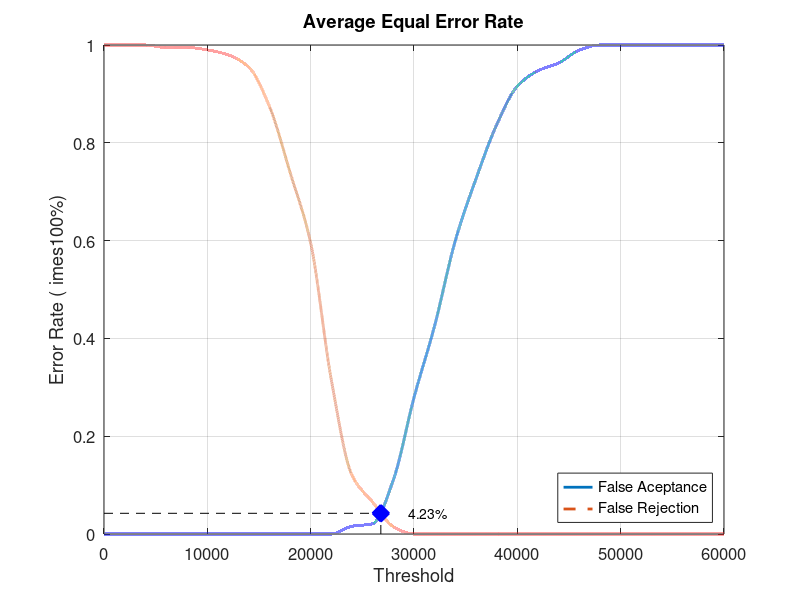
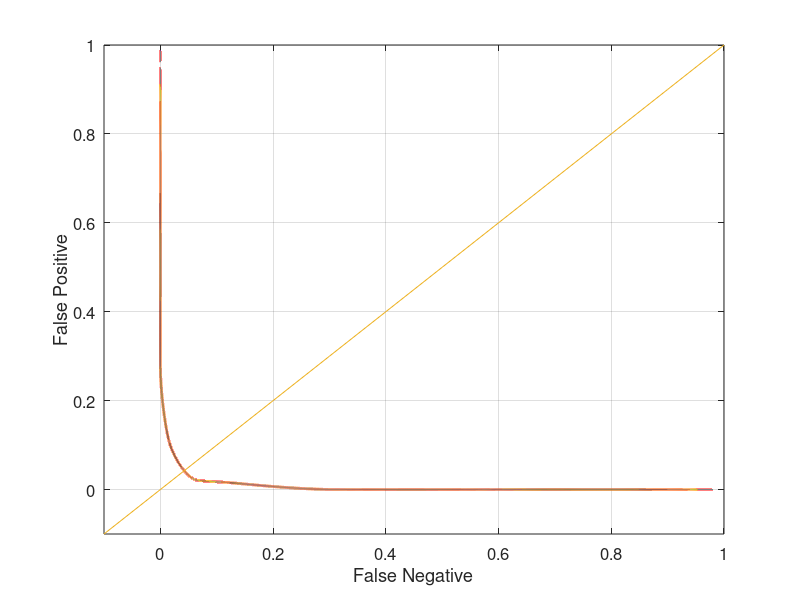

These charts were generated, in order, by the following MATLAB code:
close all;
clear;
clc;
x = 0:2000:60000;
xq = 0:0.5:60000;

y0 = [0 0 0 0 0 0 0 0 0 0 0 0 0.0157895 0.0210526 0.110526 0.278947 0.426316 0.6 0.726316 0.836842 0.915789 0.947368 0.963158 0.989474 1 1 1 1 1 1 1]
yy0 = interp1(x, y0, xq, 'pchip');
y1 = [1 1 1 0.995 0.995 0.99 0.98 0.955 0.875 0.74 0.595 0.315 0.12 0.065 0.015 0 0 0 0 0 0 0 0 0 0 0 0 0 0 0 0]
yy1 = interp1(x, y1, xq, 'pchip');

% Calculating EER: 
y2 = abs(y0 - y1);
find(y2 == min(y2))
yy2 = abs(yy0 - yy1);
xEER = find(yy2 == min(yy2));
xEERIndex = xq(xEER) % X-axis EER
yEER = yy0(xEER) % Y-axis EER

main = figure
plot(xq, yy0,'-','LineWidth', 2);	hold on
plot(xq, yy1,'--','LineWidth', 2);	hold on
plot([xEERIndex xEERIndex], [0 yEER], 'k--');	hold on
plot([0 xEERIndex], [yEER yEER], 'k--');	hold on
plot(xEERIndex, yEER, 'bx', 'LineWidth', 10);	hold on
text(xEERIndex + 10 * xEERIndex / 100, yEER, [num2str(round((10000 * yEER)) / 100) '%'])
legend('False Aceptance', 'False Rejection', 'Location', 'SouthEast')
xlabel('Threshold')
ylabel('Error Rate (	imes100%)')
title('Average Equal Error Rate')
set(gca, 'FontSize', 12)
axis([0 60000 0 1])
grid on

print(main, 'Database1_3Main', '-dpng');
FNRxFPR = figure('Color', [1 1 1]);
plot(yy1, yy0, '-', yy1, yy0, 'LineWidth', 2);
hold on
y = -0.1:0.1:1
plot(y, y); 
set(gca, 'FontSize', 12)
xlabel('False Negative')
ylabel('False Positive')
axis([-0.1 1 -0.1 1])
set(gca, 'FontSize', 12)
grid on

print(FNRxFPR, 'Database1_3FNRxFPR','-dpng');
